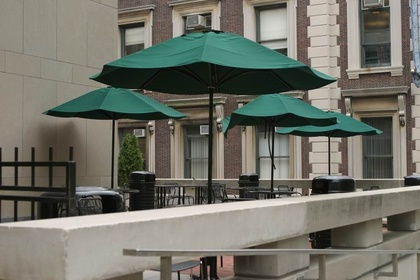
%> input picture test_image_1.jpg, 420 x 280 px, shrunk from 737 x 492 before the run
$ octave --eval "result = feature_intensity_with_surface_gradient_bessel('test_image_1.jpg');"   (GNU Octave 9; MATLAB toolbox functions it lacks are replaced by stand-ins)
%> lines starting %> are read from the running program, lines starting %| are printed output that depends on the picture
### ss_derivative_bessel.m
function d = ss_derivative_bessel(im,dname,s,accuracy_order)

% Usages:
%  d = ss_derivative_bessel(im,dname,s) computes multiple scale-space
%  derivatives of the image "im" at scale "s" in one go specified
%  as in "dname" cell, in the form 'o','x',y','xy','yx','xx' and 'yy'. The
%  output "d" is a cell.
%
%  d = ss_derivative_bessel(im,dname,s,single) computes a single
%  scale-space derivative where "dname" is a string and output "d" is a
%  matrix
%
% Example:
%  d = ss_derivative_bessel(im,{'x','y'},1) return d = {dx,dy}
%  d = ss_derivative_bessel(im,'x',1,true) return d = dx
%
% By Tian Tsong Ng, July 2005

if ~exist('accuracy_order','var')
    accuracy_order = 8;
end

if s > 0
    x = -10:10; T = besseli(x,s,1);
    im = imfilter(im,T'*T,'symmetric','same','corr');
end

% discrete 1d derivative filter of order n
d1_2  = [-1/2 0 1/2];
d1_4  = [1/12 -2/3 0 2/3 -1/12];
d1_6  = [-1/60 3/20 -3/4 0 3/4 -3/20 1/60];
d1_8  = [1/280 -4/105 1/5 -4/5 0 4/5 -1/5 4/105 -1/280];

d2_2  = [1 -2 1];
d2_4  = [-1/12 4/3 -5/2 4/3 -1/12];
d2_6  = [1/90 -3/20 3/2 -49/18 3/2 -3/20 1/90];
d2_8  = [-1/560 8/315 -1/5 8/5 -205/72 8/5 -1/5 8/315 -1/560];

eval(sprintf('d1 = d1_%d;',accuracy_order));
eval(sprintf('d2 = d2_%d;',accuracy_order));

% d3 = [-0.5,1,0,-1,0.5];
% d4 = [1,-4,6,-4,1];

if ~iscell(dname)
    switch dname
        case 'o'
            d = im;
        case 'x'
            d = imfilter(im,d1,'symmetric','same','corr');
        case 'y'
            d = imfilter(im,d1(:),'symmetric','same','corr');
        case 'xx'
            d = imfilter(im,d2,'symmetric','same','corr');
        case 'yy'
            d = imfilter(im,d2(:),'symmetric','same','corr');
        case 'xy'
            d = imfilter(im,d1'*d1,'symmetric','same','corr');
        case 'yx'
            d = imfilter(im,d1'*d1,'symmetric','same','corr');
        otherwise
            fprintf('d order not found\n');
    end
else
    d = cell(1,length(dname));

    for dC = 1:length(dname)
        switch dname{dC}
            case 'o'
                d{dC} = im;
            case 'x'
                d{dC} = imfilter(im,d1,'symmetric','same','corr');
            case 'y'
                d{dC} = imfilter(im,d1(:),'symmetric','same','corr');
            case 'xx'
                d{dC} = imfilter(im,d2,'symmetric','same','corr');
            case 'yy'
                d{dC} = imfilter(im,d2(:),'symmetric','same','corr');
            case 'xy'
                d{dC} = imfilter(im,d1'*d1,'symmetric','same','corr');
            case 'yx'
                d{dC} = imfilter(im,d1'*d1,'symmetric','same','corr');
            otherwise
                fprintf('d order not found\n');
        end
    end
end

### ss_surface_gradient_bessel.m
function surgrad = ss_surface_gradient_bessel(im,s)

% Usages:
%  surgrad = ss_surface_gradient_bessel(im,s) computes scale-space
%  surface gradient of the image "im" at scale "s". The
%  output "surgrad" is a matrix.
%
%  The scale-space kernel used is the discrete scale-space kernel with the
%  form of the Bessel function
%
% Example:
%  im = imread('abc.jpg');
%  d = ss_surface_gradient_bessel(im,1);
%
% By Tian Tsong Ng, July 2005

h = 0.1;

dname = {'x','y'};
d = ss_derivative_bessel(im,dname,s);

scale_E_grad2 = (d{1}.^2 + d{2}.^2)/h^2;

surgrad = sqrt(scale_E_grad2./(1+scale_E_grad2));

### feature_intensity_with_surface_gradient_bessel.m
function feature = feature_intensity_with_surface_gradient_bessel(imageFile)
%> called with imageFile = 'test_image_1.jpg'

% Usages:
%  feature = feature_intensity_with_surface_gradient_bessel(imageFile)
%  computes feature extracted from joint distribution of the intensity
%  image and the scale-space (scale = 1) surface gradient image, by the means of the
%  rigid body moment. The input "imageFile" is a filepath. The
%  output "feature" is a column vector.
%
% Example:
%  feature = feature_intensity_with_surface_gradient_bessel('test_image_1.jpg');
%
% By Tian Tsong Ng, July 2005


scaleSpace = 1;

offset = 10;

momDim = 6;
tempProdMoment = zeros(1,momDim*(momDim-1)/2);
tempInertiaMoment = zeros(1,momDim);


tempMag = [];
tempNInertia = [];
tempNCentroid = [];
tempNProd = [];

% check whether is a image file name or an image matrix
if ischar(imageFile)
    im = imread(imageFile);
%> im is the input picture: size 280x420x3 uint8; mean R, G, B 112.2, 113.4, 103.2
else
    im = imageFile;
end

im = im2double(im);
%> im: size 280x420x3 double
height = size(im,1);
%> height = 280
width = size(im,2);
%> width = 420

H = ss_surface_gradient_bessel(im,scaleSpace);
%> in ss_derivative_bessel, `im = imfilter(im,T'*T,'symmetric','same','corr');`:
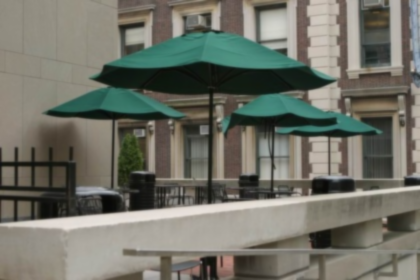
%> im: size 280x420x3 double; mean R, G, B 0.44, 0.445, 0.405; mean of the top-left, top-right, bottom-left and bottom-right quarters 0.411, 0.409, 0.444, 0.456
%> after the loop in ss_derivative_bessel, `for dC = 1:length(dname)`: d = 2 items
%> in ss_surface_gradient_bessel, `scale_E_grad2 = (d{1}.^2 + d{2}.^2)/h^2;`:
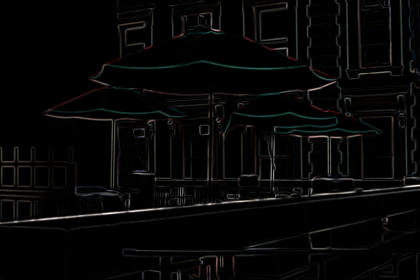
%> scale_E_grad2: size 280x420x3 double; mean R, G, B 0.287, 0.288, 0.279; drawn with min black and max white
%> in ss_surface_gradient_bessel, `surgrad = sqrt(scale_E_grad2./(1+scale_E_grad2));`:
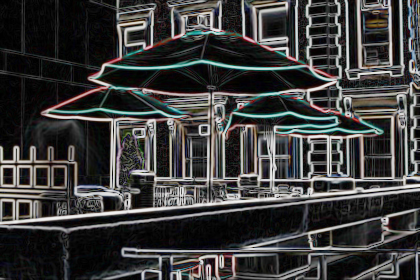
%> surgrad: size 280x420x3 double; mean R, G, B 0.242, 0.241, 0.24
H = H(offset:(end-offset),offset:(end-offset),:);
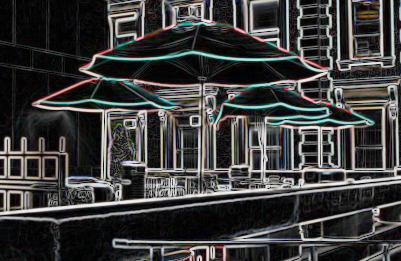
%> H: size 261x401x3 double; mean R, G, B 0.242, 0.241, 0.24
im = im(offset:(end-offset),offset:(end-offset),:);
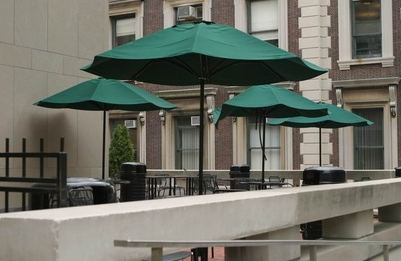
%> im: size 261x401x3 double; mean R, G, B 0.432, 0.44, 0.4
height = size(im,1);
%> height = 261
width = size(im,2);
%> width = 401

H = reshape(H,[height*width 3]);
im = reshape(im,[height*width 3]);

H = H/std(H(:));

vectors = [H(:,1) im(:,1) H(:,2) im(:,2) H(:,3) im(:,3)];
clear H im

vectors2 = vectors.^2;
mag = sqrt(sum(vectors2,2));

% compute mag features

tempMag = [mean(mag) var(mag) skewness(mag) kurtosis(mag)];
%> tempMag = [1.99 2.39 1.22 3.29]

% compute normalized quantities

mag(mag==0) = 1;
uVectors = vectors./mag(:,[1 1 1 1 1 1]);

uVectors2 = mean(uVectors.^2,1);
%> uVectors2 = [0.201 0.143 0.19 0.152 0.189 0.124]
uvectorsSum = sum(uVectors2);
%> uvectorsSum = 1

for hC = 1:momDim
    tempInertiaMoment(hC) = uvectorsSum - uVectors2(hC);
end
%> after the loop, tempInertiaMoment = [0.799 0.857 0.81 0.848 0.811 0.876]

tempNInertia = tempInertiaMoment;
%> tempNInertia = [0.799 0.857 0.81 0.848 0.811 0.876]

% compute normalized moment of product

momC = 1;
for rr = 1:momDim
    for cc = (rr+1):momDim
        tempProdMoment(momC) = mean(uVectors(:,rr).*uVectors(:,cc));
        momC = momC + 1;
    end
end
%> after the loop, momC = 16; tempProdMoment = [0.0938 0.184 0.0985 0.182 0.0868 0.0902 0.144 0.0923 0.131 0.0952 0.184 0.0841 0.0971 0.137 0.0858]

tempNProd = tempProdMoment;
%> tempNProd has the same summary as tempProdMoment

% compute normalized centroid

tempNCentroid = mean(uVectors,1);
%> tempNCentroid = [0.398 0.32 0.39 0.333 0.39 0.299]

feature = [tempMag(:) ; tempNInertia(:) ; tempNProd(:) ; tempNCentroid(:)];
%> feature = 31 values, max 3.29 at index 4, min 0.0841 at index 22, mean 0.574
%> `result = feature_intensity_with_surface_gradient_bessel('test_image_1...`: result has the same summary as feature in feature_intensity_with_surface_gradient_bessel
